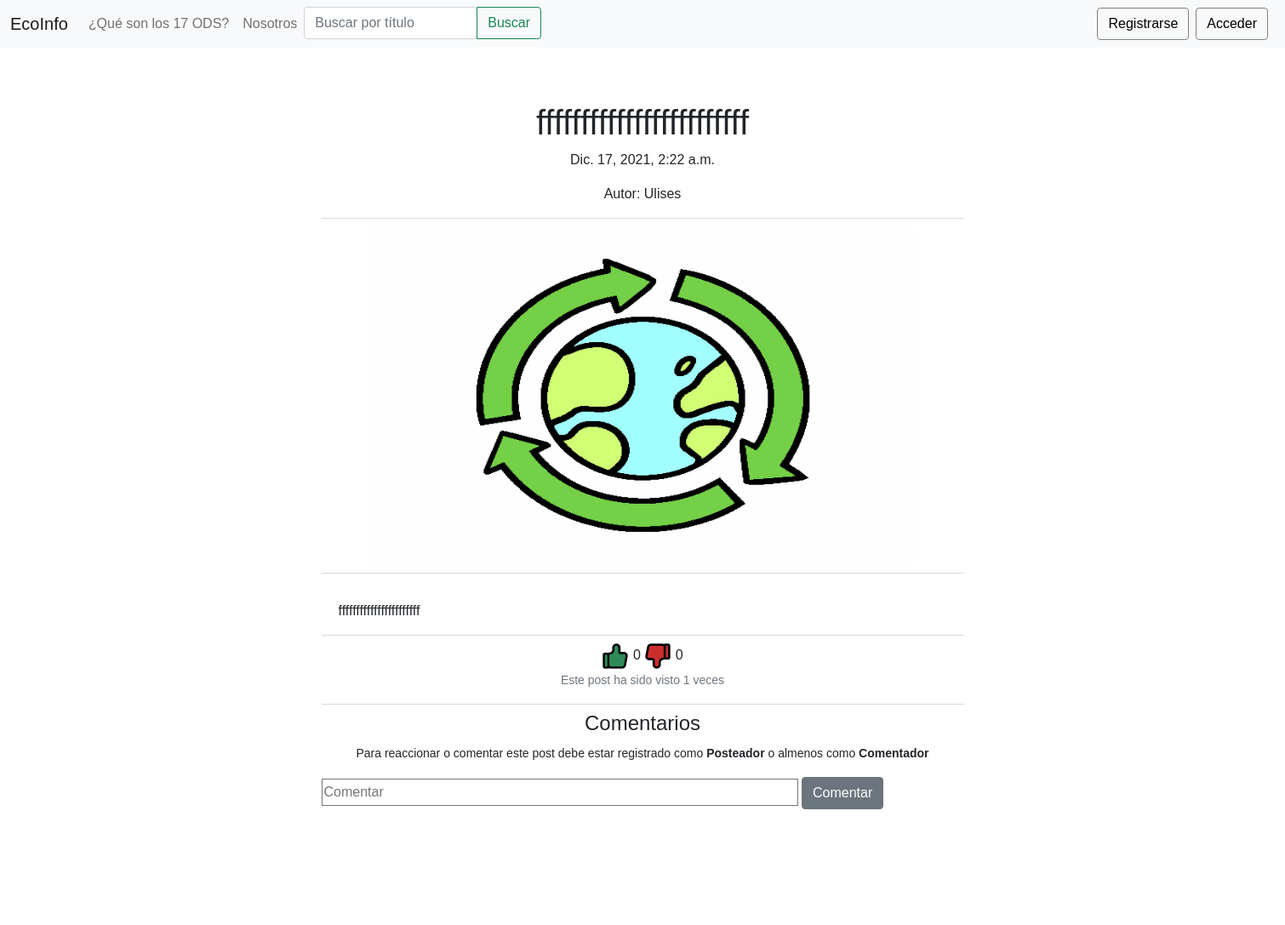
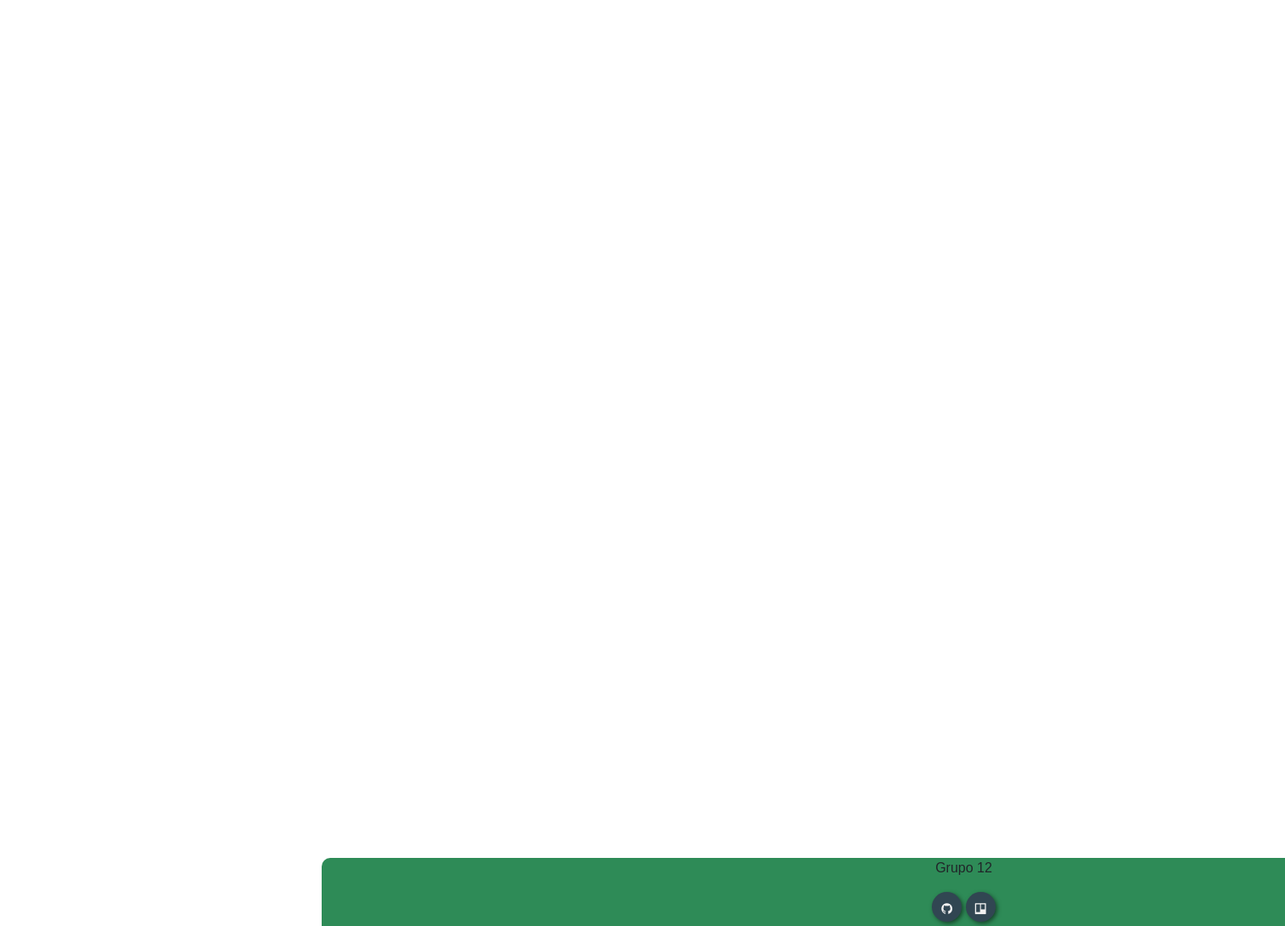
Page /leer_posteo/79 on the committed database (2 pictures, top to bottom).
### feed/models.py (models this page shows, shortened)
class post(models.Model):
    posteador = models.ForeignKey(User, on_delete=models.CASCADE, null=True)
    titulo = models.CharField(max_length=100)
    contenido = models.TextField()
    pre_contenido = models.TextField()
    categoria = models.ForeignKey(categoria, on_delete=models.CASCADE,  default=1, null=False)
    creado_en = models.DateTimeField(auto_now_add=True)
    actualizado_en = models.DateTimeField(auto_now=True)
    me_gusta = models.IntegerField(default=0)
    no_megusta = models.IntegerField(default=0)
    imagen = models.FileField(upload_to='imagenes_posts', default='post_default.jpg')
    visitas = models.IntegerField(default=0)

### feed/views.py (the view)
# urls.py: path('leer_posteo/<id>',views.leer_posteo, name='leer_posteo'),
def leer_posteo(request,id):
    un_posteo=post.objects.get(id=id)
    un_posteo.visitas += 1
    un_posteo.save()
    comentarios_del_posteo = comentario.objects.filter(post_id=id,aprobado=True).order_by('creado_en').reverse()
    usuarios_user = User.objects.filter(id__in=comentarios_del_posteo.values('comentador_id'))
    usuarios = usuario.objects.filter(usuario_fk_id__in=usuarios_user.values('id'))
    contexto = {'un_posteo':un_posteo,'comentarios_del_posteo':comentarios_del_posteo,'usuarios':usuarios}
    return render(request,"leer_post.html",contexto)

### feed/templates/leer_post.html (shortened to what this page needs)
{% extends "base.html" %}
{% block content %}
<div>
<div class="leer_post">
    <br><br><br><br><br>
    {% if un_posteo %}
    <h1>{{ un_posteo.titulo }}</h1>
    <p>{{ un_posteo.creado_en }}</p>
    <p>Autor: {{ un_posteo.posteador }}</p>
    <div class="dropdown-divider"></div>
    <img src="{{un_posteo.imagen.url}}" alt="" style="width: 40rem; height: 25rem;">
    <br>
    <div class="dropdown-divider"></div>
    <br>
    <p style="text-align:left; text-indent: 20px;" >{{ un_posteo.contenido }}</p>
    <div class="dropdown-divider"></div>
    <a  href="{%url 'reaccionar' id=un_posteo.id reac='mg' %}">
        <img src="/static/img/me_gusta_true.png" alt="" style="width: 2rem; height: 2rem;"> </a>
         {{un_posteo.me_gusta}}
    <a  href="{%url 'reaccionar' id=un_posteo.id reac='nmg' %}">
         <img src="/static/img/no_megusta_true.png" alt="" style="width: 2rem; height: 2rem;"> </a>
         {{un_posteo.no_megusta}}
    <p class="card-text"><small class="text-muted">Este post ha sido visto {{ un_posteo.visitas }} veces</small></p>
    <div class="dropdown-divider"></div>
    <h4>Comentarios</h4>
    {% if  user.is_authenticated == False %}
    <p><small>Para reaccionar o comentar este post debe estar registrado como <strong>Posteador</strong> o almenos como <strong>Comentador</strong> </small></p>
    {% endif %}
    <div  style=" text-align:left; border-width: 1px;" >
    <form action="{% url 'crear_comentario' id=un_posteo.id %}">
        <div class="form-group" >
        <input clase="form-control" type="text"  id="txtcontenido" name="txtcontenido" placeholder="Comentar" style=" width: 35rem; height: 2rem; border-style: solid; border-width: 1px ;" >
        <button type="submit"  class="btn btn-secondary" >Comentar</button>
    </div>
    </form>
    <br>
    <div id="global_comentarios">
{% endif %}
</div>
</div>
{% endblock%}

### feed/static/css/estilos.css (style rules this page uses)
html, body { height: 100%; margin: 0; font-family: Helvetica; width: 100%; }
a { text-decoration: none; color: #000; }
.leer_post { position: center; width:50%; height: auto; text-align: center; margin: auto; padding: 1rem,; }
#global_comentarios { height: 20rem; width: auto; overflow-y: scroll; }
#global_comentarios { height: 60rem; width: auto; overflow-y: scroll; }

### rows in the picture
post: titulo "ffffffffffffffffffffffff", creado_en "Dic. 17, 2021, 2:22 a.m.", posteador "Ulises", imagen (placeholder picture), contenido "fffffffffffffffffffffff", me_gusta "0", no_megusta "0", visitas "1"
